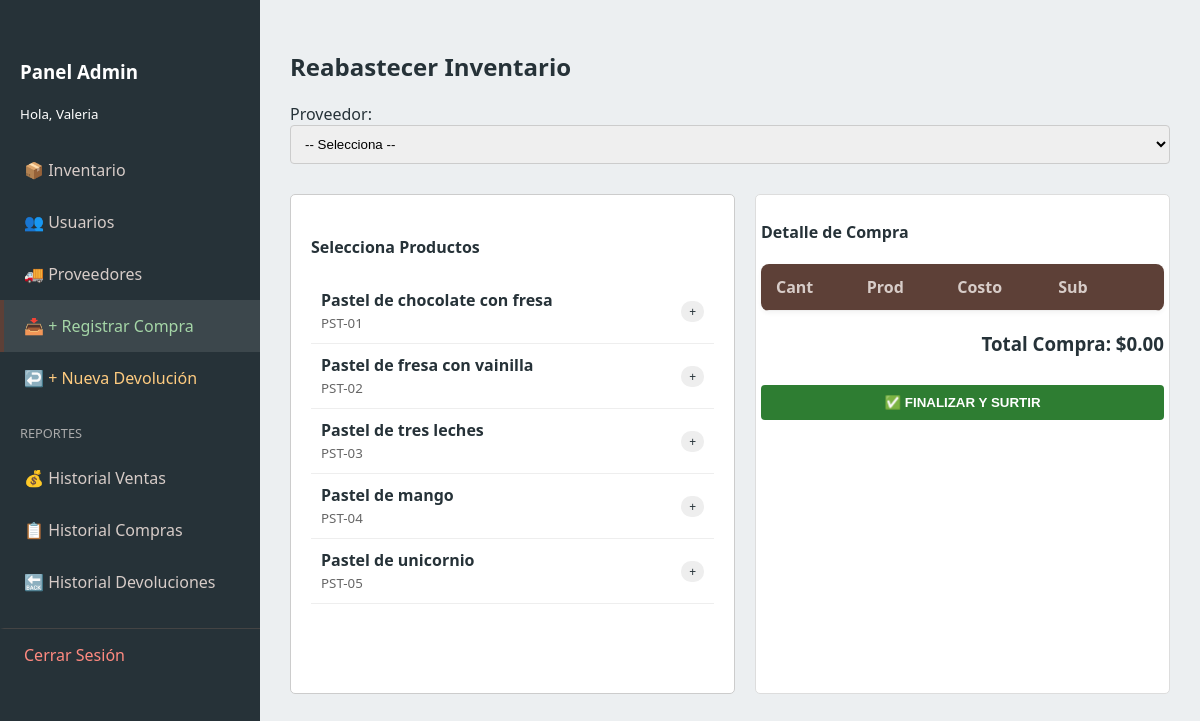
The page /admin_compras.php (signed in) on the database its author committed.
### tables this page shows
CREATE TABLE `items` (
  `id` int(10) UNSIGNED NOT NULL,
  `codigo` varchar(50) NOT NULL,
  `nombre` varchar(150) NOT NULL,
  `descripcion` text DEFAULT NULL,
  `precio` decimal(10,2) NOT NULL,
  `id_proveedor` int(10) UNSIGNED DEFAULT NULL,
  `activo` tinyint(1) NOT NULL DEFAULT 1,
  `creado_en` timestamp NOT NULL DEFAULT current_timestamp(),
  `imagen` varchar(255) DEFAULT 'default.png'
);

### admin_compras.php (the view, shortened to what this page needs)
<?php
require 'db.php';
$items = $conn->query("SELECT * FROM items WHERE activo=1");
?>
<!DOCTYPE html>
<html lang="es">
<head>
    <link rel="stylesheet" href="style/styles.css">
</head>
<body>
    <div class="admin-layout">
       <nav class="sidebar">
    <div style="padding: 20px;">
        <h3>Panel Admin</h3>
        <small>Hola, <?php echo htmlspecialchars($_SESSION['user_name']); ?></small>
    </div>
    <div class="menu">
        <a href="admin.php" >📦 Inventario</a>
        <a href="admin_usuarios.php">👥 Usuarios</a>
        <a href="admin_proveedores.php">🚚 Proveedores</a>
        <a href="admin_compras.php" style="color:#A5D6A7;" class="active">📥 + Registrar Compra</a>
        <a href="admin_devoluciones.php" style="color:#FFCC80;">↩️ + Nueva Devolución</a>
        <div style="padding:10px 20px; color:#aaa; font-size:0.8rem; margin-top:10px;">REPORTES</div>
        <a href="admin_reporte_ventas.php">💰 Historial Ventas</a>
        <a href="admin_historial_compras.php">📋 Historial Compras</a>
        <a href="admin_historial_devoluciones.php">🔙 Historial Devoluciones</a>
        <a href="logout.php" style="border-top: 1px solid #444; color: #ff8a80; margin-top:20px;">Cerrar Sesión</a>
    </div>
</nav>
        <main class="admin-content">
            <h2>Reabastecer Inventario</h2>
            <div class="form-group">
                <label>Proveedor:</label>
                <select id="prov" class="form-control">
                    <option value="">-- Selecciona --</option>
                </select>
            </div>
            <div style="display:flex; gap:20px; margin-top:15px;">
                <div style="flex:1; height:500px; overflow-y:auto; border:1px solid #ccc; padding:20px; background:white; border-radius:5px;">
                    <h4>Selecciona Productos</h4>
                    <?php while($i=$items->fetch_assoc()): ?>
                        <div style="padding:10px; border-bottom:1px solid #eee; cursor:pointer; display:flex; justify-content:space-between; align-items:center;"
                             onclick="agregar(<?= $i['id'] ?>,'<?= $i['nombre'] ?>')">
                            <div>
                                <b><?= $i['nombre'] ?></b><br>
                                <small style="color:#666;"><?= $i['codigo'] ?></small>
                            </div>
                            <span style="background:#eee; padding:2px 8px; border-radius:10px; font-size:12px;">+</span>
                        </div>
                    <?php endwhile; ?>
                </div>
                <div style="flex:1; background:white; padding:5px; border-radius:5px; border:1px solid #ddd;">
                    <h4>Detalle de Compra</h4>
                    <table class="admin-table">
                        <thead><tr><th>Cant</th><th>Prod</th><th>Costo</th><th>Sub</th><th></th></tr></thead>
                    </table>
                    <div style="margin-top:20px; text-align:right;">
                         <h3>Total Compra: $<span id="total">0.00</span></h3>
                    </div>
                    <button class="btn btn-success w-100" style="margin-top:10px;" onclick="guardar()">✅ FINALIZAR Y SURTIR</button>
                </div>
            </div>
        </main>
    </div>
</body>
</html>

### PASTELERIA MZ/style/styles.css (style rules this page uses)
:root { --primary: #5D4037; --secondary: #D7CCC8; --accent: #2E7D32; --danger: #C62828; --dark: #263238; --light: #ECEFF1; --white: #ffffff; --sidebar-width: 260px; }
* { box-sizing: border-box; }
body { font-family: 'Segoe UI', sans-serif; background: var(--light); margin: 0; color: var(--dark); }
.btn { border: none; padding: 10px 15px; border-radius: 4px; cursor: pointer; font-weight: bold; color: white; transition: 0.2s; text-decoration: none; display: inline-block; }
.btn-success { background: var(--accent); }
.w-100 { width: 100%; }
.admin-layout { display: flex; min-height: 100vh; position: relative; }
.sidebar { width: var(--sidebar-width); background: var(--dark); color: var(--white); display: flex; flex-direction: column; padding: 20px 0; transition: all 0.3s ease; z-index: 1000; }
.sidebar a { color: var(--secondary); text-decoration: none; padding: 15px 20px; display: block; border-left: 4px solid transparent; transition: 0.2s; }
.sidebar a:hover, .sidebar a.active { background: rgba(255,255,255,0.1); border-left-color: var(--primary); color: var(--white); }
.admin-content { flex: 1; padding: 30px; overflow-y: auto; width: 100%; }
.admin-table { width: 100%; border-collapse: collapse; background: var(--white); border-radius: 8px; overflow: hidden; box-shadow: 0 2px 5px rgba(0,0,0,0.05); }
.admin-table th, .admin-table td { padding: 12px 15px; text-align: left; border-bottom: 1px solid #eee; }
.admin-table th { background: var(--primary); color: var(--secondary); font-weight: bold; }
.form-control { width: 100%; padding: 10px; margin-bottom: 15px; border: 1px solid #ccc; border-radius: 4px; }

### rows shown on the page
items: nombre "Pastel de chocolate con fresa", codigo "PST-01"
items: nombre "Pastel de fresa con vainilla", codigo "PST-02"
items: nombre "Pastel de tres leches", codigo "PST-03"
items: nombre "Pastel de mango", codigo "PST-04"
items: nombre "Pastel de unicornio", codigo "PST-05"

### other values the page prints
$_SESSION['user_name'] "Valeria"
